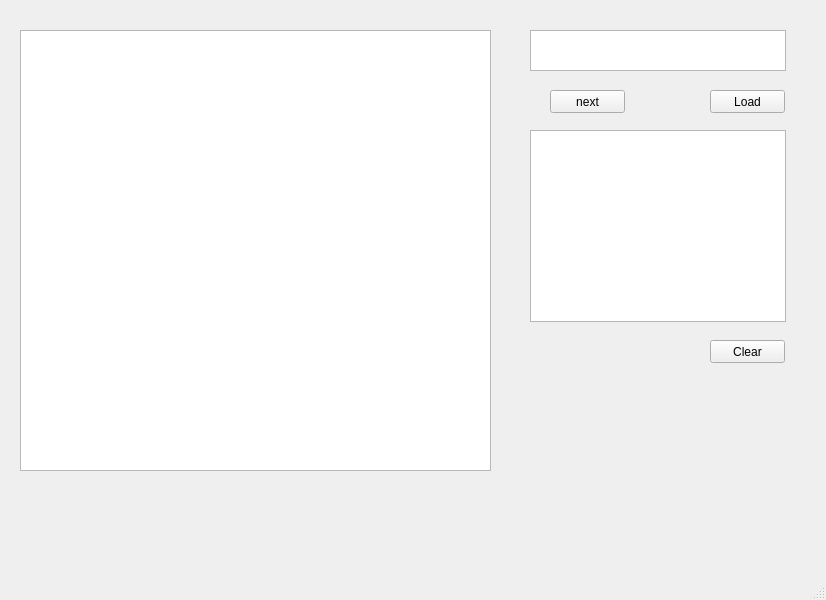
<?xml version="1.0" encoding="UTF-8"?>
<ui version="4.0">
 <class>MainWindow</class>
 <widget class="QMainWindow" name="MainWindow">
  <property name="geometry">
   <rect>
    <x>0</x>
    <y>0</y>
    <width>826</width>
    <height>600</height>
   </rect>
  </property>
  <property name="windowTitle">
   <string>MainWindow</string>
  </property>
  <widget class="QWidget" name="centralwidget">
   <widget class="QTextEdit" name="directory_input">
    <property name="geometry">
     <rect>
      <x>530</x>
      <y>30</y>
      <width>256</width>
      <height>41</height>
     </rect>
    </property>
    <property name="whatsThis">
     <string>&lt;html&gt;&lt;head/&gt;&lt;body&gt;&lt;p&gt;&lt;br/&gt;&lt;/p&gt;&lt;/body&gt;&lt;/html&gt;</string>
    </property>
   </widget>
   <widget class="QTextEdit" name="text_list_display">
    <property name="geometry">
     <rect>
      <x>530</x>
      <y>130</y>
      <width>256</width>
      <height>192</height>
     </rect>
    </property>
   </widget>
   <widget class="QPushButton" name="directory_load_push">
    <property name="geometry">
     <rect>
      <x>710</x>
      <y>90</y>
      <width>75</width>
      <height>23</height>
     </rect>
    </property>
    <property name="text">
     <string>Load</string>
    </property>
   </widget>
   <widget class="QPushButton" name="clear_push_button">
    <property name="geometry">
     <rect>
      <x>710</x>
      <y>340</y>
      <width>75</width>
      <height>23</height>
     </rect>
    </property>
    <property name="text">
     <string>Clear</string>
    </property>
   </widget>
   <widget class="QGraphicsView" name="image_display">
    <property name="geometry">
     <rect>
      <x>20</x>
      <y>30</y>
      <width>471</width>
      <height>441</height>
     </rect>
    </property>
   </widget>
   <widget class="QPushButton" name="next_button">
    <property name="geometry">
     <rect>
      <x>550</x>
      <y>90</y>
      <width>75</width>
      <height>23</height>
     </rect>
    </property>
    <property name="text">
     <string>next</string>
    </property>
   </widget>
  </widget>
  <widget class="QMenuBar" name="menubar">
   <property name="geometry">
    <rect>
     <x>0</x>
     <y>0</y>
     <width>826</width>
     <height>22</height>
    </rect>
   </property>
  </widget>
  <widget class="QStatusBar" name="statusbar"/>
 </widget>
 <resources/>
 <connections/>
</ui>
